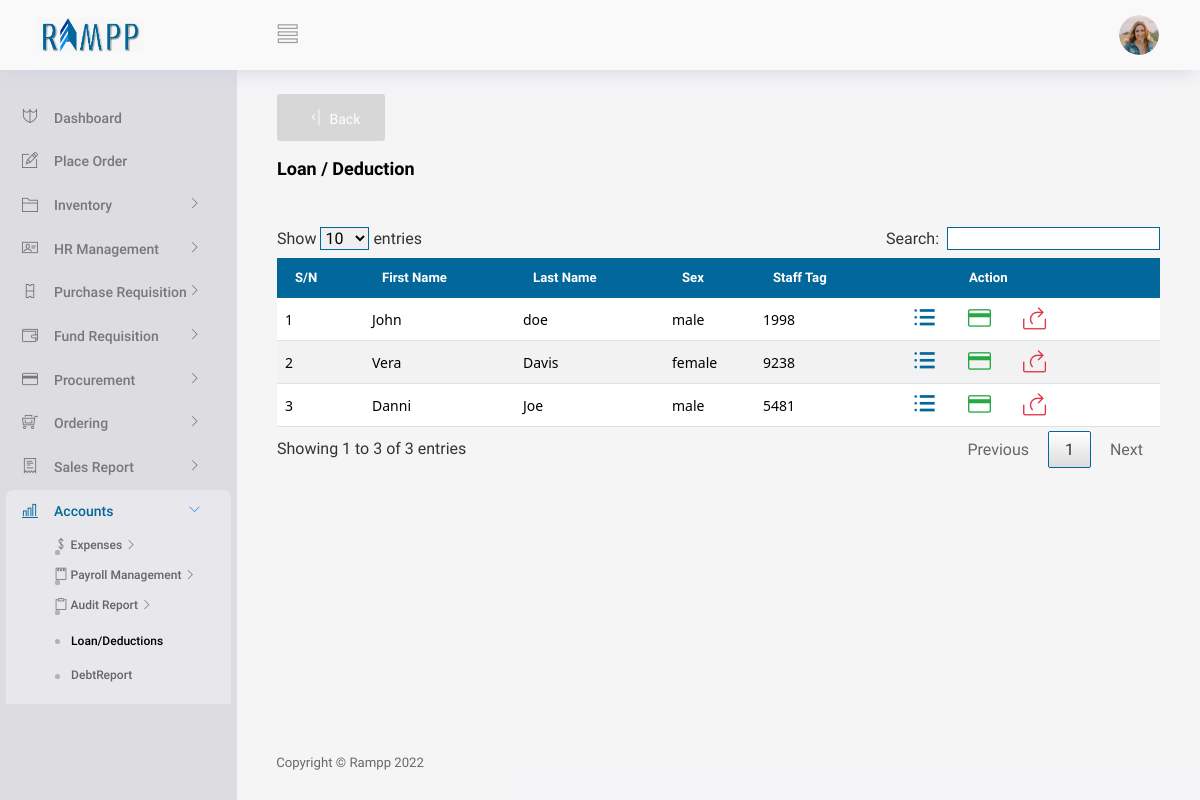
/View/Accounts/loanAndDeduction.php (signed in), run on the app's committed database.
### tables this page shows
CREATE TABLE IF NOT EXISTS `staff` (
  `fname` varchar(100) NOT NULL,
  `lname` varchar(100) NOT NULL,
  `sex` varchar(30) NOT NULL,
  `address` varchar(300) NOT NULL,
  `phone` varchar(100) NOT NULL,
  `dept` varchar(100) NOT NULL,
  `stafftag` varchar(100) NOT NULL,
  `staffincentive` int(10) NOT NULL,
  `premonth` int(200) NOT NULL,
  `perannum` int(200) NOT NULL,
  `deptAmount` int(200) DEFAULT '0',
  PRIMARY KEY (`stafftag`)
);

### Controller/generalController.php (called while the page is built, shortened)
<?php
class GeneralController
{
    function staffTableDisplay($conn)
    {
        $items = array();
        $query = "SELECT * FROM staff";
        $results = mysqli_query($conn, $query);
        while ($row = mysqli_fetch_array($results)) {
            $items[] = $row;
        }
        return $items;
    }
}

### View/Accounts/loanAndDeduction.php (the view, shortened to what this page needs)
<?php
   if(isset($_SESSION['validuser']))
   {
     include("../partials/_header.php");
      require("../../Controller/generalController.php");
      $conn = conString1();
      $UserUtils = new GeneralController();
      $data1 = $UserUtils-> staffTableDisplay($conn);
?>
<body>
  <div class="container-scroller">
    <?php  include("../partials/_navbar.php"); ?>
    <div class="container-fluid page-body-wrapper">
      <div class="main-panel">
        <div class="content-wrapper gbgn">
        <button  type="button" id="back" class="btn btn-icon-text text-white" style="background:#56565830;" onClick="window.history.back()">
          <i class="ti-shift-left-alt btn-icon-append"></i>
          Back
        </button>
          <br/>
          <br/>
          <div class="row">
            <div class="col-md-12 grid-margin">
              <div class="d-flex justify-content-between align-items-center">
                <div>
                  <h4 class="font-weight-bold mb-0">Loan / Deduction</h4>
                </div>
              </div>
            </div>
          </div>
    <br/>
    <div class="container-flued">
      <div class="table-responsive">
        <table id="data-table-basic" class="customers">
          <thead>
              <tr>
                  <th>S/N</th>
                  <th>First Name</th>
                  <th>Last Name</th>
                  <th>Sex</th>
                  <th>Staff Tag</th>
                  <th style="padding-left: 80px;">Action</th>
              </tr>
          </thead>
          <tbody>
            <?php
               foreach ($data1 as $index => $value) {
            ?>
          <tr>
            <td><?php echo $index+1 ?></td>
            <td><?php echo $value["fname"] ?></td>
            <td><?php echo $value["lname"] ?></td>
            <td><?php echo $value["sex"] ?></td>
            <td><?php echo $value["stafftag"] ?></td>
            <td>
            <div class="dropdown ">
              <div class="d-flex justify-content-between align-items-center">
              <span data-bs-toggle="tooltip" data-bs-placement="left"  title="View">
                <i class="ti-menu-alt btn-icon-append dropbtn " style="color:#02679a;" data-bs-toggle="modal" data-bs-target="#viewModal" onClick="viewFunc('<?php echo $value["stafftag"] ?>')"></i>
              </span>
              <?php if($_SESSION['privilege'] == "Admin")
              {
                ?>
              <span ata-bs-toggle="tooltip" data-bs-placement="left" title="Loan">
                <i class="ti-credit-card btn-icon-append dropbtn" data-bs-toggle="modal" data-bs-target="#salaryAdvanceView" onClick="salaryAdvanceFunc('<?php echo $value["stafftag"] ?>')"></i>
              </span>
              <span ata-bs-toggle="tooltip"  data-bs-placement="left" title="Deduction">
                <i class="ti-share btn-icon-append dropbtn text-danger" data-bs-toggle="modal" data-bs-target="#deductionView" onClick="deductionFunc('<?php echo $value["stafftag"] ?>')"></i>
              </span>
              <?php
              }
              ?>
              </div>
            </div>
            </td>
        </tr>
        <?php
          }
        ?>
          </tbody>
                  </table>
                </div>
    </div>
    <br/>
    <br/>
        </div>
        <?php include("../partials/_footer.php"); ?>
      </div>
    </div>
  </div>
  <?php
 include("../partials/_script.php");
?>
<?php
 }
 else
 {
     header("Location: ../../index.php?message=loginNot");
     exit;
 }
?>

### www/css/s1.css (style rules this page uses)
.gbgn { background-color: #dddce14d !important; }

### View/Accounts/loanAndDeduction.php (style rules this page uses)
.dropbtn { color: #28a745; padding: 16px; font-size: 23px !important; border: none; cursor: pointer; box-shadow: 10px #9d0d5c9e; }
.dropdown { position: relative; display: inline-block; overflow-y: visible; }
.customers { font-family: "Roboto", sans-serif !important; font-size:16px !important; border-collapse: collapse !important; width: 100% !important; }
.customers td, #customers th { border:none !important; padding: 8px !important; }
tbody { border-bottom: 1px solid #dee2e6 !important; border-top: 1px solid #dee2e6 !important; }
.customers td { font-size:0.875rem !important; font-family: system-ui; border-bottom: 1px solid #dee2e6 !important; border-top: 1px solid #dee2e6 !important; }
.customers tr:nth-child(even) { background-color: #f2f2f2 !important; }
.customers th { padding-top: 12px !important; padding-bottom: 12px !important; text-align: left !important; border-top: 0 !important; border-bottom-width: 1px !important; font-weight: bold !important; font-size:13.2px !important; background-color: #02679a; color: white; }
i { display:inline; padding-left:0; }

### data on the page
staff: fname "John", lname "doe", sex "male", stafftag "1998"
staff: fname "Vera", lname "Davis", sex "female", stafftag "9238"
staff: fname "Danni", lname "Joe", sex "male", stafftag "5481"
